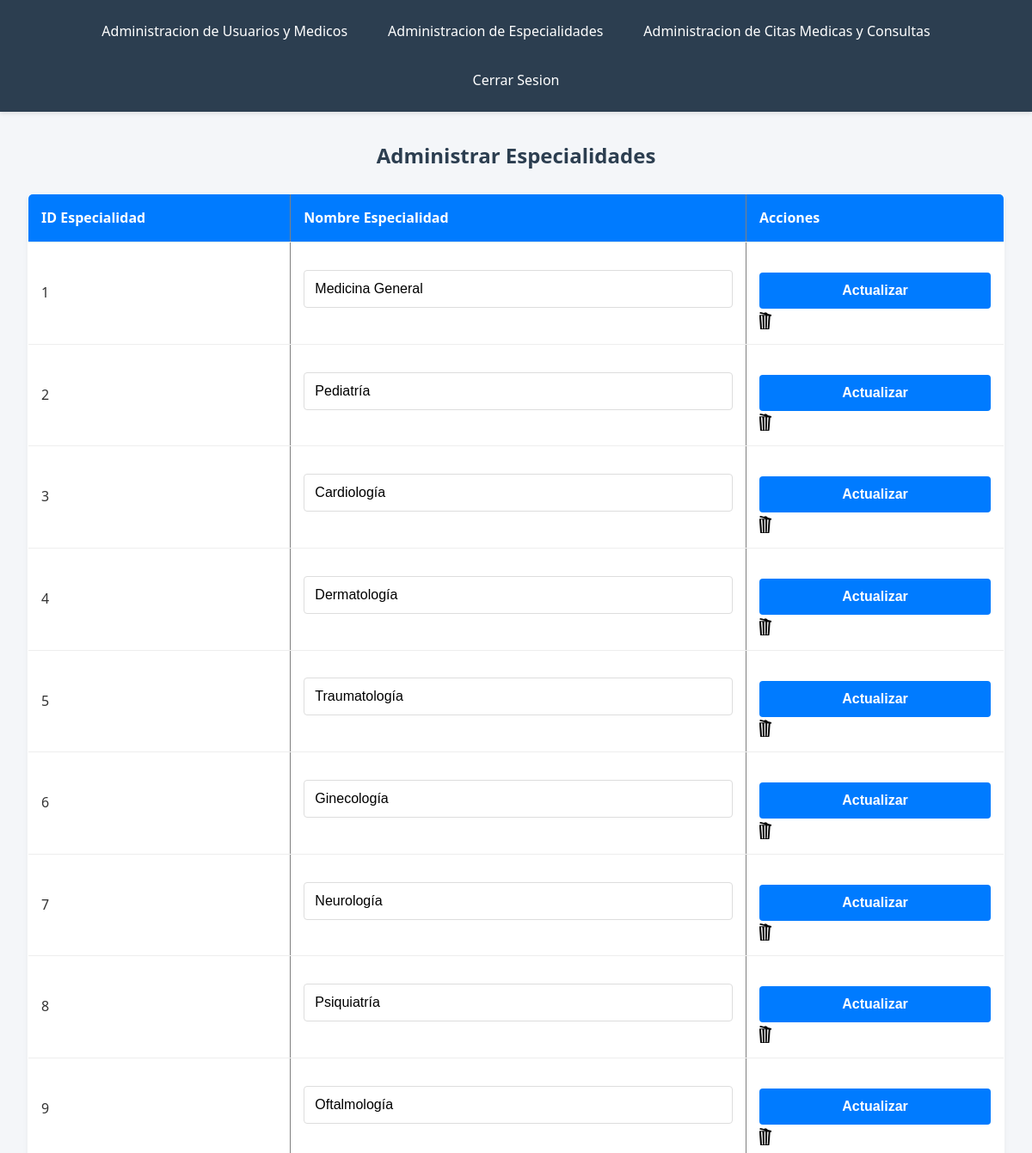
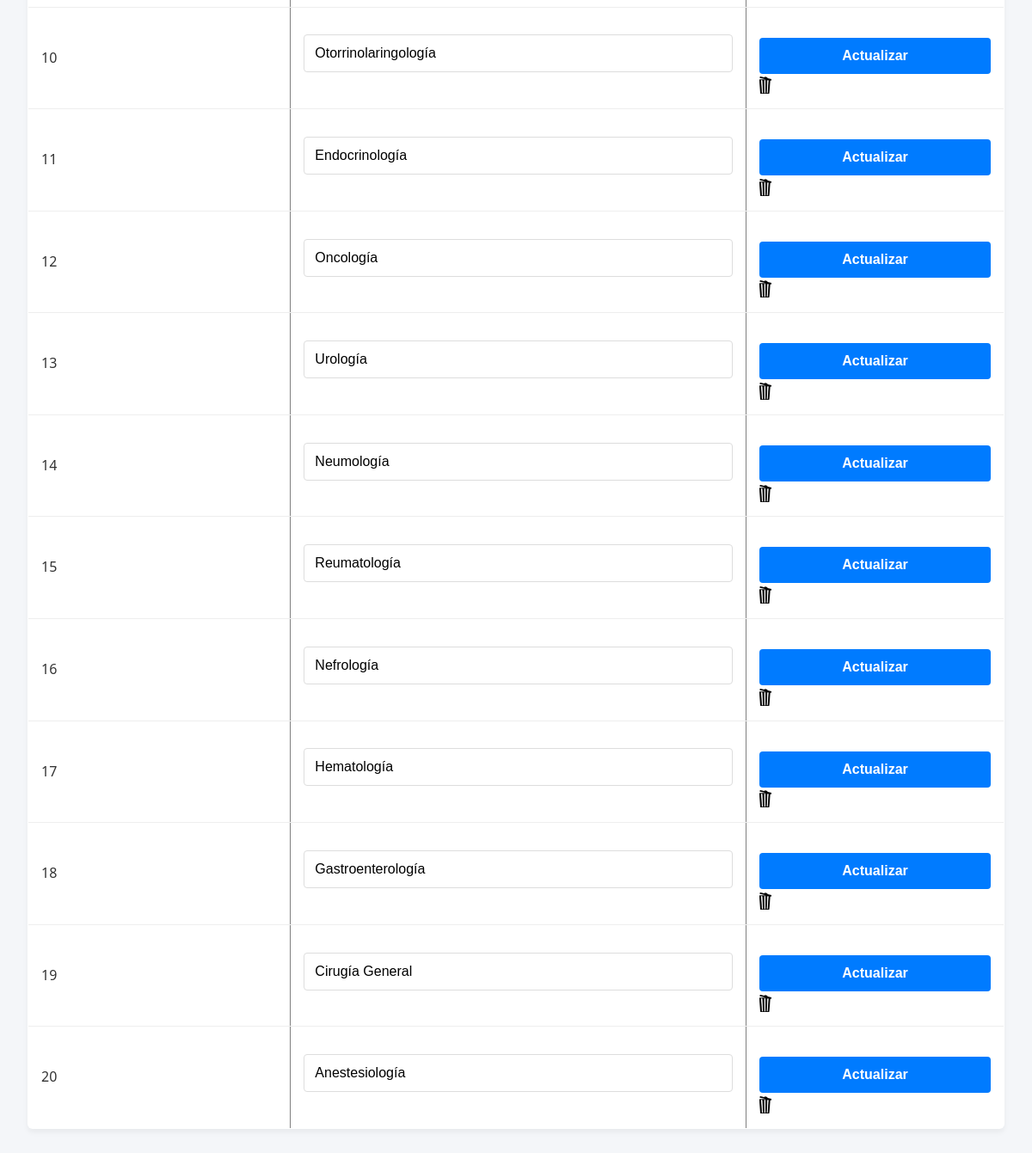
Screenshot of /admin_especialidades.php (signed in) with the database file from the repository (2 pictures, top to bottom).
### tables this page shows
CREATE TABLE `especialidad` (
  `id_especialidad` int(11) NOT NULL,
  `nombre` varchar(100) NOT NULL
);

### admin_logica_especialidades.php (called while the page is built, shortened)
<?php
include("conexion_db.php");
$especialidades_query = "SELECT id_especialidad, nombre FROM especialidad";
$especialidades_result = mysqli_query($conexion, $especialidades_query);
?>

### admin_especialidades.php (the view, shortened to what this page needs)
<?php
    include("conexion_db.php");
    include ("admin_logica_especialidades.php");
    include("admin_header.php");
?>
    <h2>Administrar Especialidades</h2>
    <table border="1" cellpadding="5">
        <thead>
            <tr>
                <th>ID Especialidad</th>
                <th>Nombre Especialidad</th>
                <th>Acciones</th>
            </tr>
        </thead>
        <tbody>
            <?php
            if (mysqli_num_rows($especialidades_result) > 0) {
                while ($especialidad = mysqli_fetch_assoc($especialidades_result)) {
            ?>
            <tr>
                <form method="POST" action="">
                    <td>
                        <?php echo $especialidad['id_especialidad']; ?>
                    </td>
                    <td>
                        <input type="text" name="nombre" value="<?php echo $especialidad['nombre']; ?>">
                    </td>
                    <td>
                        <input type="submit" name="actualizar_especialidad" value="Actualizar">
                        <a href="?borrar_especialidad=<?php echo $especialidad['id_especialidad']; ?>"
                           onclick="return confirm('¿Estás seguro de que quieres borrar esta especialidad?');">
                            <img src="imgs/papelera.png" alt="Borrar" height="20">
                        </a>
                    </td>
                </form>
            </tr>
            <?php
                }
            } else {
                echo "<tr><td colspan='3'>No hay especialidades registradas.</td></tr>";
            }
            ?>
        </tbody>
    </table>

### admin_header.php (shortened to what this page needs)
<!DOCTYPE html>
<html lang="es">
<head>
    <link rel="stylesheet" href="css/estilo.css">
</head>
<body>
    <nav>
        <a href="admin.php">Administracion de Usuarios y Medicos</a>
        <a href="admin_especialidades.php">Administracion de Especialidades</a>
        <a href="admin_citas.php">Administracion de Citas Medicas y Consultas</a>
        <a href="logout.php">Cerrar Sesion</a>
    </nav>
    <main>

### css/estilo.css (style rules this page uses)
* { margin: 0; padding: 0; box-sizing: border-box; }
body { font-family: 'Segoe UI', Tahoma, Geneva, Verdana, sans-serif; background-color: #f4f6f9; color: #333333; line-height: 1.6; display: flex; flex-direction: column; min-height: 100vh; }
nav { background-color: #2c3e50; padding: 1rem 2rem; display: flex; justify-content: center; flex-wrap: wrap; gap: 15px; box-shadow: 0 2px 5px rgba(0,0,0,0.1); }
nav a { color: #ffffff; text-decoration: none; font-weight: 500; padding: 8px 16px; border-radius: 4px; transition: background 0.3s; }
main { flex: 1; padding: 2rem; max-width: 1200px; width: 100%; margin: 0 auto; }
h1, h2, h3 { color: #2c3e50; margin-bottom: 1.5rem; text-align: center; }
form { background-color: #ffffff; padding: 2.5rem; border-radius: 8px; box-shadow: 0 4px 6px rgba(0,0,0,0.05); max-width: 600px; margin: 0 auto 2rem auto; }
input[type="text"], input[type="password"], input[type="email"], input[type="date"], input[type="time"], input[type="tel"], input[type="number"], select, textarea { width: 100%; padding: 12px; margin-bottom: 10px; border: 1px solid #ddd; border-radius: 4px; font-size: 1rem; background-color: #fff; transition: border-color 0.3s; }
input[type="submit"], button { background-color: #007bff; color: #ffffff; border: none; padding: 12px; border-radius: 4px; cursor: pointer; font-size: 1rem; font-weight: bold; width: 100%; margin-top: 20px; transition: background 0.3s, transform 0.1s; }
table { width: 100%; border-collapse: collapse; background-color: #ffffff; box-shadow: 0 4px 6px rgba(0,0,0,0.05); margin-bottom: 2rem; border-radius: 6px; overflow: hidden; }
thead { background-color: #007bff; color: #ffffff; }
th, td { padding: 15px; text-align: left; border-bottom: 1px solid #eee; }
td img { vertical-align: middle; transition: transform 0.2s; }

### rows the page displays
especialidad: id_especialidad "1", nombre "Medicina General"
especialidad: id_especialidad "2", nombre "Pediatría"
especialidad: id_especialidad "3", nombre "Cardiología"
especialidad: id_especialidad "4", nombre "Dermatología"
especialidad: id_especialidad "5", nombre "Traumatología"
especialidad: id_especialidad "6", nombre "Ginecología"
especialidad: id_especialidad "7", nombre "Neurología"
especialidad: id_especialidad "8", nombre "Psiquiatría"
especialidad: id_especialidad "9", nombre "Oftalmología"
especialidad: id_especialidad "10", nombre "Otorrinolaringología"
especialidad: id_especialidad "11", nombre "Endocrinología"
especialidad: id_especialidad "12", nombre "Oncología"
especialidad: id_especialidad "13", nombre "Urología"
especialidad: id_especialidad "14", nombre "Neumología"
especialidad: id_especialidad "15", nombre "Reumatología"
especialidad: id_especialidad "16", nombre "Nefrología"
especialidad: id_especialidad "17", nombre "Hematología"
especialidad: id_especialidad "18", nombre "Gastroenterología"
especialidad: id_especialidad "19", nombre "Cirugía General"
especialidad: id_especialidad "20", nombre "Anestesiología"
